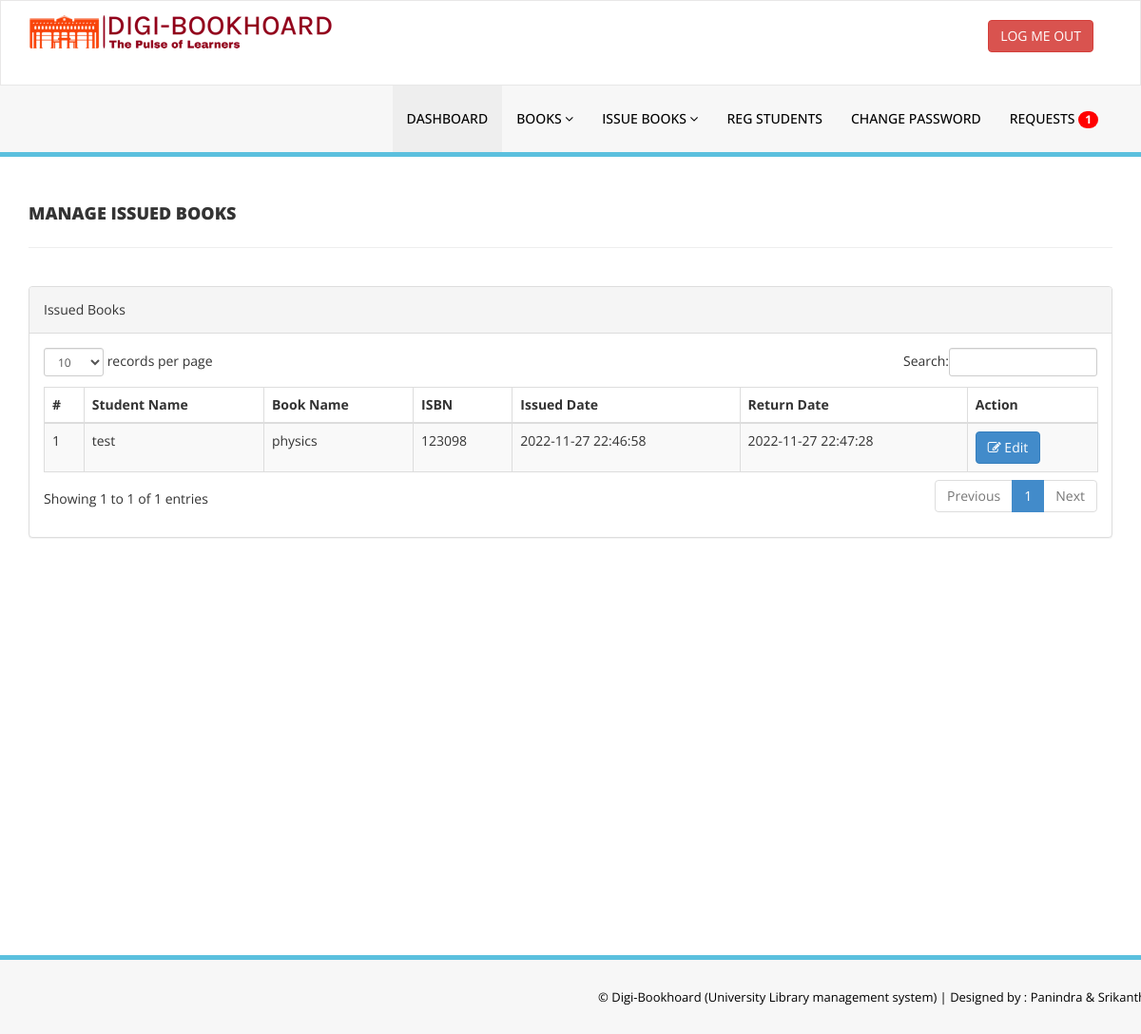
The app's page /admin/manage-issued-books.php (signed in) with its own data.
### tables this page shows
CREATE TABLE `tblissuedbookdetails` (
  `id` int(11) NOT NULL,
  `BookId` int(11) DEFAULT NULL,
  `StudentID` varchar(150) DEFAULT NULL,
  `IssuesDate` timestamp NULL DEFAULT CURRENT_TIMESTAMP,
  `ReturnDate` timestamp NULL DEFAULT NULL ON UPDATE CURRENT_TIMESTAMP,
  `RetrunStatus` int(1) DEFAULT NULL,
  `fine` int(11) DEFAULT NULL
);

CREATE TABLE `tblstudents` (
  `id` int(11) NOT NULL,
  `StudentId` varchar(100) DEFAULT NULL,
  `FullName` varchar(120) DEFAULT NULL,
  `EmailId` varchar(120) DEFAULT NULL,
  `MobileNumber` char(11) DEFAULT NULL,
  `Password` varchar(120) DEFAULT NULL,
  `Status` int(1) DEFAULT NULL,
  `RegDate` timestamp NULL DEFAULT CURRENT_TIMESTAMP,
  `UpdationDate` timestamp NULL DEFAULT NULL ON UPDATE CURRENT_TIMESTAMP
);

CREATE TABLE `tblbooks` (
  `id` int(11) NOT NULL,
  `BookName` varchar(255) DEFAULT NULL,
  `CatId` int(11) DEFAULT NULL,
  `AuthorId` int(11) DEFAULT NULL,
  `ISBNNumber` int(11) DEFAULT NULL,
  `BookPrice` int(11) DEFAULT NULL,
  `RegDate` timestamp NULL DEFAULT CURRENT_TIMESTAMP,
  `UpdationDate` timestamp NULL DEFAULT NULL ON UPDATE CURRENT_TIMESTAMP
);

### admin/manage-issued-books.php (the view, shortened to what this page needs)
<?php
include('../includes/config.php');
if (strlen($_SESSION['alogin']) == 0) {
    header('location:../adminlogin.php');
} else {
?>
    <!DOCTYPE html>
    <html xmlns="http://www.w3.org/1999/xhtml">
    <head>
        <link href="../assets/css/bootstrap.css" rel="stylesheet" />
        <link href="../assets/css/font-awesome.css" rel="stylesheet" />
        <link href="../assets/css/style.css" rel="stylesheet" />
        <link href="../assets/js/dataTables/dataTables.bootstrap.css" rel="stylesheet" />
    </head>
    <body>
        <?php include('../includes/header.php'); ?>
        <div class="content-wrapper">
            <div class="container">
                <div class="row pad-botm">
                    <div class="col-md-12">
                        <h4 class="header-line">Manage Issued Books</h4>
                    </div>
                    <div class="row">
                    </div>
                </div>
                <div class="row">
                    <div class="col-md-12">
                        <div class="panel panel-default">
                            <div class="panel-heading">
                                Issued Books
                            </div>
                            <div class="panel-body">
                                <div class="table-responsive">
                                    <table class="table table-striped table-bordered table-hover" id="dataTables-example">
                                        <thead>
                                            <tr>
                                                <th>#</th>
                                                <th>Student Name</th>
                                                <th>Book Name</th>
                                                <th>ISBN </th>
                                                <th>Issued Date</th>
                                                <th>Return Date</th>
                                                <th>Action</th>
                                            </tr>
                                        </thead>
                                        <tbody>
                                            <?php $sql = "SELECT tblstudents.FullName,tblbooks.BookName,tblbooks.ISBNNumber,tblissuedbookdetails.IssuesDate,tblissuedbookdetails.ReturnDate,tblissuedbookdetails.id as rid from  tblissuedbookdetails join tblstudents on tblstudents.StudentId=tblissuedbookdetails.StudentId join tblbooks on tblbooks.id=tblissuedbookdetails.BookId order by tblissuedbookdetails.id desc";
                                            $query = $pdo->prepare($sql);
                                            $query->execute();
                                            $results = $query->fetchAll(PDO::FETCH_OBJ);
                                            $cnt = 1;
                                            if ($query->rowCount() > 0) {
                                                foreach ($results as $result) {               ?>
                                                    <tr class="odd gradeX">
                                                        <td class="center"><?php echo htmlentities($cnt); ?></td>
                                                        <td class="center"><?php echo htmlentities($result->FullName); ?></td>
                                                        <td class="center"><?php echo htmlentities($result->BookName); ?></td>
                                                        <td class="center"><?php echo htmlentities($result->ISBNNumber); ?></td>
                                                        <td class="center"><?php echo htmlentities($result->IssuesDate); ?></td>
                                                        <td class="center"><?php if ($result->ReturnDate == "") {
                                                                                echo htmlentities("Not Return Yet");
                                                                            } else {
                                                                                echo htmlentities($result->ReturnDate);
                                                                            }
                                                                            ?></td>
                                                        <td class="center">
                                                            <a href="update-issue-bookdeails.php?rid=<?php echo htmlentities($result->rid); ?>"><button class="btn btn-primary"><i class="fa fa-edit "></i> Edit</button>
                                                        </td>
                                                    </tr>
                                            <?php $cnt = $cnt + 1;
                                                }
                                            } ?>
                                        </tbody>
                                    </table>
                                </div>
                            </div>
                        </div>
                    </div>
                </div>
            </div>
        </div>
        <?php include('../includes/footer.php'); ?>
    </body>
    </html>
<?php } ?>

### assets/css/style.css (style rules this page uses)
.content-wrapper { margin-top: 40px; min-height:800px; padding-bottom:90px; }
.header-line { font-weight:900; padding-bottom:25px; border-bottom:1px solid #eeeeee; text-transform:uppercase; }
.pad-botm { padding-bottom:30px; }

### records on screen
tblissuedbookdetails: tblstudents.FullName "test", BookId.BookName "physics", BookId.ISBNNumber "123098", IssuesDate "2022-11-27 22:46:58", ReturnDate "2022-11-27 22:47:28"

### other values on screen
$count "1"
